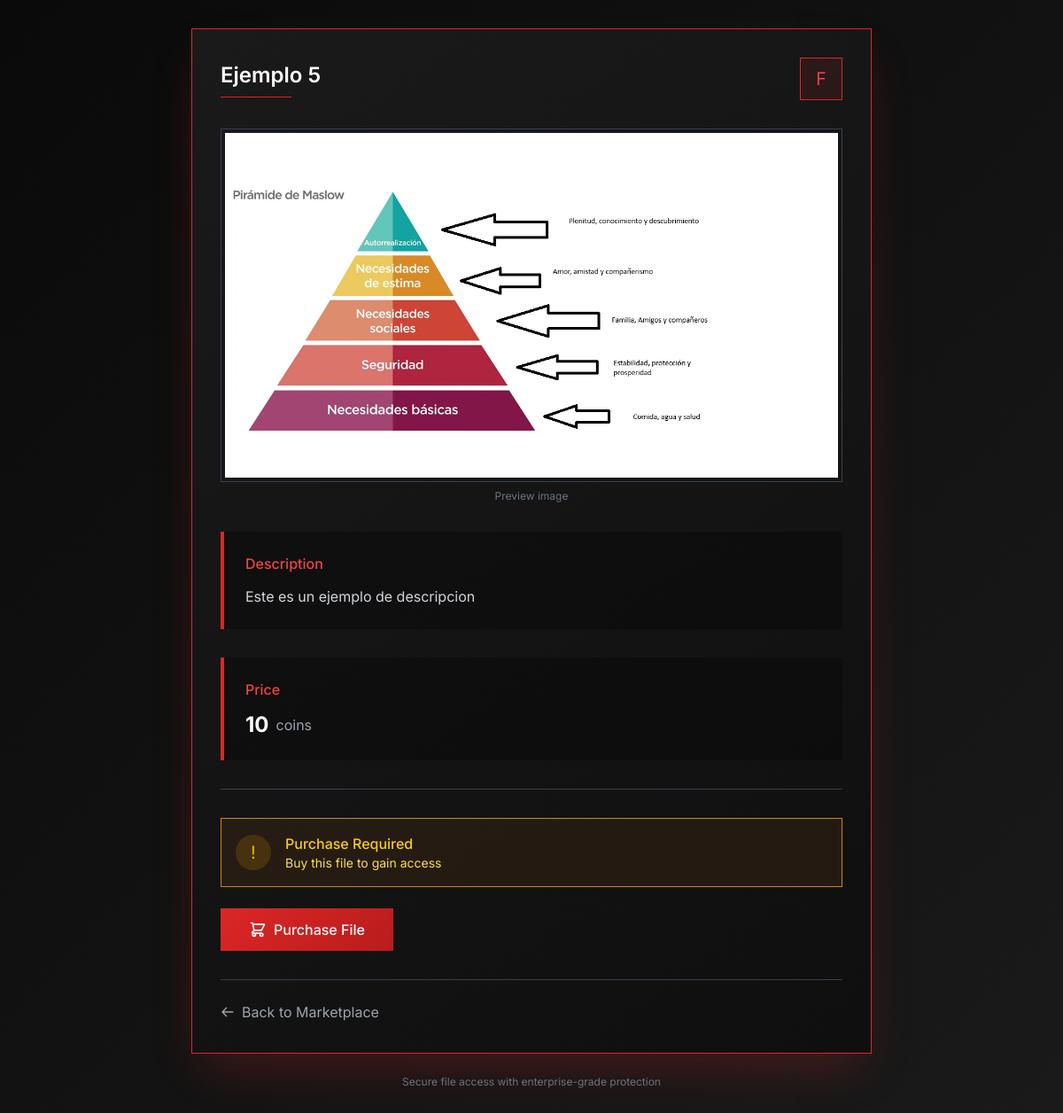
Screenshot of /file/27/ with the database file from the repository.
### app/models.py (models this page shows, shortened)
class File(models.Model):
    STATUS_CHOICES = (
        ('pending', 'Pending'),
        ('approved', 'Approved'),
        ('rejected', 'Rejected'),
        )
    title = models.CharField(max_length=255)
    description = models.TextField()
    file = models.FileField(storage=protected_storage, upload_to='')
    image = models.ImageField(upload_to='file_images/', blank=True, null=True)
    price = models.IntegerField()
    uploader = models.ForeignKey(User, on_delete=models.CASCADE, related_name='uploaded_files')
    status = models.CharField(max_length=10, choices=STATUS_CHOICES, default='pending')
    is_approved = models.BooleanField(default=False)
    upload_date = models.DateTimeField(default=timezone.now)

### app/views.py (the view)
# urls.py: path('file/<int:file_id>/', views.file_detail, name='file_detail'),
def file_detail(request, file_id):
    file = get_object_or_404(File, id=file_id)
    if not file.uploader.is_active and not (request.user.is_authenticated and request.user.is_admin):
        raise Http404("File not found.")
    if not file.is_approved and not (request.user.is_authenticated and (request.user == file.uploader or request.user.is_admin)):
        raise Http404("File not found.")
    has_access = request.user.is_authenticated and (
        Purchase.objects.filter(user=request.user, file=file).exists() or
        file.uploader == request.user or
        request.user.is_admin
    )
    return render(request, 'file_detail.html', {'file': file, 'has_access': has_access})

### templates/file_detail.html (shortened to what this page needs)
<!DOCTYPE html>
<html lang="en" class="dark">
<head>
    <script src="https://cdn.tailwindcss.com"></script>
</head>
<body class="min-h-screen p-4 lg:p-8 text-white font-sans" style="background: linear-gradient(135deg, #0a0a0a 0%, #1a1a1a 100%);">
    <div class="max-w-3xl mx-auto">
        <div class="bg-gray-900 p-8 border border-red-600 shadow-2xl" style="background: linear-gradient(145deg, #1a1a1a 0%, #0f0f0f 100%); border-color: #dc2626; box-shadow: 0 25px 50px -12px rgba(220, 38, 38, 0.25);">
            <div class="mb-8 flex items-center justify-between">
                <div>
                    <h1 class="text-2xl font-sans font-semibold text-white mb-2">{{ file.title }}</h1>
                    <div class="w-20 h-px bg-red-600"></div>
                </div>
                <div class="bg-red-600 bg-opacity-10 border border-red-600 h-12 w-12 flex items-center justify-center">
                    <span class="text-red-500 text-xl font-mono">F</span>
                </div>
            </div>
            {% if file.image %}
            <div class="mb-8">
                <div class="border border-gray-700 p-1">
                    <img src="{{ file.image.url }}" alt="{{ file.title }} preview" class="w-full h-auto object-cover">
                </div>
                <p class="text-xs text-gray-500 mt-2 text-center">Preview image</p>
            </div>
            {% endif %}
            <div class="space-y-8 mb-8">
                <div class="bg-black bg-opacity-30 p-6 border-l-4 border-red-600">
                    <h3 class="text-red-500 font-sans font-medium mb-3">Description</h3>
                    <p class="text-gray-300 font-sans leading-relaxed">{{ file.description }}</p>
                </div>
                <div class="bg-black bg-opacity-30 p-6 border-l-4 border-red-600">
                    <h3 class="text-red-500 font-sans font-medium mb-3">Price</h3>
                    <div class="flex items-center">
                        <span class="text-white font-sans text-2xl font-bold">{{ file.price }}</span>
                        <span class="text-gray-400 font-sans ml-2">coins</span>
                    </div>
                </div>
            </div>
            <div class="border-t border-gray-700 pt-8 mt-8">
                {% if has_access %}
                    <div class="mb-8">
                        <div class="bg-green-900 bg-opacity-20 border border-green-600 p-4 mb-6 flex items-center">
                            <div class="bg-green-600 bg-opacity-20 h-10 w-10 rounded-full flex items-center justify-center mr-4">
                                <span class="text-green-500 text-xl">✓</span>
                            </div>
                            <div>
                                <h3 class="text-green-400 font-sans font-medium">Access Granted</h3>
                                <p class="text-green-300 text-sm">You have full access to this file</p>
                            </div>
                        </div>
                        <a
                            href="{% url 'protected_file' file.id %}"
                            download
                            class="inline-flex items-center justify-center w-full md:w-auto bg-red-600 hover:bg-red-700 text-white font-sans font-medium py-3 px-8 transition-all duration-300 focus:outline-none focus:ring-2 focus:ring-red-500 focus:ring-offset-2 focus:ring-offset-gray-900 transform hover:scale-[1.02] active:scale-[0.98]"
                            style="background: linear-gradient(135deg, #dc2626 0%, #b91c1c 100%);"
                        >
                            <svg xmlns="http://www.w3.org/2000/svg" class="h-5 w-5 mr-2" fill="none" viewBox="0 0 24 24" stroke="currentColor">
                                <path stroke-linecap="round" stroke-linejoin="round" stroke-width="2" d="M4 16v1a3 3 0 003 3h10a3 3 0 003-3v-1m-4-4l-4 4m0 0l-4-4m4 4V4" />
                            </svg>
                            Download File
                        </a>
                    </div>
                {% else %}
                    <div class="mb-8">
                        <div class="bg-yellow-900 bg-opacity-20 border border-yellow-600 p-4 mb-6 flex items-center">
                            <div class="bg-yellow-600 bg-opacity-20 h-10 w-10 rounded-full flex items-center justify-center mr-4">
                                <span class="text-yellow-500 text-xl">!</span>
                            </div>
                            <div>
                                <h3 class="text-yellow-400 font-sans font-medium">Purchase Required</h3>
                                <p class="text-yellow-300 text-sm">Buy this file to gain access</p>
                            </div>
                        </div>
                        <form action="{% url 'purchase' file.id %}" method="post" class="w-full md:w-auto">
                            <button
                                type="submit"
                                class="inline-flex items-center justify-center w-full md:w-auto bg-red-600 hover:bg-red-700 text-white font-sans font-medium py-3 px-8 transition-all duration-300 focus:outline-none focus:ring-2 focus:ring-red-500 focus:ring-offset-2 focus:ring-offset-gray-900 transform hover:scale-[1.02] active:scale-[0.98]"
                                style="background: linear-gradient(135deg, #dc2626 0%, #b91c1c 100%);"
                            >
                                Purchase File
                            </button>
                        </form>
                    </div>
                {% endif %}
            </div>
            <div class="mt-8 pt-6 border-t border-gray-700">
    {% if is_admin_view %}
        <a
            href="{% url 'admin_panel' %}"
            class="inline-flex items-center text-gray-400 hover:text-red-400 font-sans transition-colors duration-200"
        >
            <svg xmlns="http://www.w3.org/2000/svg" class="h-4 w-4 mr-2" fill="none" viewBox="0 0 24 24" stroke="currentColor">
                <path stroke-linecap="round" stroke-linejoin="round" stroke-width="2" d="M10 19l-7-7m0 0l7-7m-7 7h18" />
            </svg>
            Back to Admin Panel
        </a>
    {% else %}
        <a
            href="{% url 'landing' %}"
            class="inline-flex items-center text-gray-400 hover:text-red-400 font-sans transition-colors duration-200"
        >
            <svg xmlns="http://www.w3.org/2000/svg" class="h-4 w-4 mr-2" fill="none" viewBox="0 0 24 24" stroke="currentColor">
                <path stroke-linecap="round" stroke-linejoin="round" stroke-width="2" d="M10 19l-7-7m0 0l7-7m-7 7h18" />
            </svg>
            Back to Marketplace
        </a>
    {% endif %}
</div>
        </div>
        <div class="mt-6 text-center">
            <p class="text-gray-500 font-sans text-xs">
                Secure file access with enterprise-grade protection
            </p>
        </div>
    </div>
</body>
</html>

### templates/file_detail.html (style rules this page uses)
body { font-family: 'Inter', system-ui, sans-serif; }

### rows the page displays
File: title "Ejemplo 5", image (picture), description "Este es un ejemplo de descripcion", price "10"
